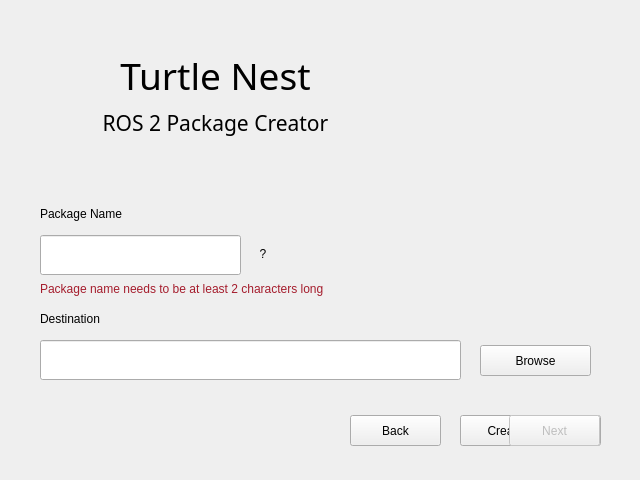
<?xml version="1.0" encoding="UTF-8"?>
<ui version="4.0">
 <class>MainWindow</class>
 <widget class="QDialog" name="MainWindow">
  <property name="geometry">
   <rect>
    <x>0</x>
    <y>0</y>
    <width>640</width>
    <height>480</height>
   </rect>
  </property>
  <property name="minimumSize">
   <size>
    <width>640</width>
    <height>480</height>
   </size>
  </property>
  <property name="maximumSize">
   <size>
    <width>640</width>
    <height>480</height>
   </size>
  </property>
  <property name="windowTitle">
   <string>MainWindow</string>
  </property>
  <widget class="QWidget" name="centralwidget" native="true">
   <property name="geometry">
    <rect>
     <x>0</x>
     <y>0</y>
     <width>641</width>
     <height>446</height>
    </rect>
   </property>
   <widget class="QPushButton" name="nextButton">
    <property name="enabled">
     <bool>false</bool>
    </property>
    <property name="geometry">
     <rect>
      <x>509</x>
      <y>415</y>
      <width>91</width>
      <height>31</height>
     </rect>
    </property>
    <property name="text">
     <string>Next</string>
    </property>
    <property name="role" stdset="0">
     <string>secondary</string>
    </property>
   </widget>
   <widget class="QStackedWidget" name="stackedWidget">
    <property name="enabled">
     <bool>true</bool>
    </property>
    <property name="geometry">
     <rect>
      <x>0</x>
      <y>0</y>
      <width>641</width>
      <height>401</height>
     </rect>
    </property>
    <property name="focusPolicy">
     <enum>Qt::ClickFocus</enum>
    </property>
    <property name="currentIndex">
     <number>0</number>
    </property>
    <widget class="QWidget" name="page_1">
     <widget class="QPushButton" name="browseButton">
      <property name="geometry">
       <rect>
        <x>480</x>
        <y>345</y>
        <width>111</width>
        <height>31</height>
       </rect>
      </property>
      <property name="styleSheet">
       <string notr="true"/>
      </property>
      <property name="text">
       <string>Browse</string>
      </property>
     </widget>
     <widget class="QLabel" name="workspaceText">
      <property name="geometry">
       <rect>
        <x>40</x>
        <y>310</y>
        <width>131</width>
        <height>18</height>
       </rect>
      </property>
      <property name="text">
       <string>Destination</string>
      </property>
     </widget>
     <widget class="QLabel" name="packageText">
      <property name="geometry">
       <rect>
        <x>40</x>
        <y>205</y>
        <width>101</width>
        <height>18</height>
       </rect>
      </property>
      <property name="text">
       <string>Package Name</string>
      </property>
     </widget>
     <widget class="QLineEdit" name="packageNameEdit">
      <property name="enabled">
       <bool>true</bool>
      </property>
      <property name="geometry">
       <rect>
        <x>40</x>
        <y>235</y>
        <width>201</width>
        <height>40</height>
       </rect>
      </property>
      <property name="maximumSize">
       <size>
        <width>16777215</width>
        <height>200</height>
       </size>
      </property>
      <property name="focusPolicy">
       <enum>Qt::StrongFocus</enum>
      </property>
      <property name="modernStyle" stdset="0">
       <bool>true</bool>
      </property>
     </widget>
     <widget class="QLineEdit" name="workspacePathEdit">
      <property name="enabled">
       <bool>true</bool>
      </property>
      <property name="geometry">
       <rect>
        <x>40</x>
        <y>340</y>
        <width>421</width>
        <height>40</height>
       </rect>
      </property>
      <property name="maximumSize">
       <size>
        <width>16777215</width>
        <height>200</height>
       </size>
      </property>
      <property name="focusPolicy">
       <enum>Qt::StrongFocus</enum>
      </property>
      <property name="styleSheet">
       <string notr="true"/>
      </property>
      <property name="readOnly">
       <bool>false</bool>
      </property>
      <property name="modernStyle" stdset="0">
       <bool>true</bool>
      </property>
     </widget>
     <widget class="QLabel" name="packageNameShortWarn">
      <property name="enabled">
       <bool>true</bool>
      </property>
      <property name="geometry">
       <rect>
        <x>40</x>
        <y>280</y>
        <width>461</width>
        <height>18</height>
       </rect>
      </property>
      <property name="styleSheet">
       <string notr="true">color: rgb(165, 29, 45);</string>
      </property>
      <property name="text">
       <string>Package name needs to be at least 2 characters long</string>
      </property>
     </widget>
     <widget class="QLabel" name="logo">
      <property name="geometry">
       <rect>
        <x>349</x>
        <y>20</y>
        <width>281</width>
        <height>281</height>
       </rect>
      </property>
      <property name="text">
       <string/>
      </property>
      <property name="pixmap">
       <pixmap resource="../resources.qrc">:/images/img/turtle_nest_logo-500x500.png</pixmap>
      </property>
      <property name="scaledContents">
       <bool>true</bool>
      </property>
     </widget>
     <widget class="QWidget" name="verticalLayoutWidget">
      <property name="geometry">
       <rect>
        <x>40</x>
        <y>50</y>
        <width>351</width>
        <height>88</height>
       </rect>
      </property>
      <layout class="QVBoxLayout" name="verticalLayout">
       <item>
        <widget class="QLabel" name="mainTitle">
         <property name="font">
          <font>
           <family>Sans Serif</family>
           <pointsize>28</pointsize>
           <italic>false</italic>
           <bold>false</bold>
           <kerning>true</kerning>
          </font>
         </property>
         <property name="styleSheet">
          <string notr="true">color: rgb(0, 0, 0);</string>
         </property>
         <property name="text">
          <string>Turtle Nest</string>
         </property>
         <property name="alignment">
          <set>Qt::AlignCenter</set>
         </property>
        </widget>
       </item>
       <item>
        <widget class="QLabel" name="title2">
         <property name="font">
          <font>
           <family>Sans Serif</family>
           <pointsize>16</pointsize>
          </font>
         </property>
         <property name="text">
          <string>ROS 2 Package Creator</string>
         </property>
         <property name="alignment">
          <set>Qt::AlignCenter</set>
         </property>
        </widget>
       </item>
      </layout>
     </widget>
     <widget class="QToolButton" name="pkgNameInfoButton">
      <property name="geometry">
       <rect>
        <x>250</x>
        <y>241</y>
        <width>26</width>
        <height>26</height>
       </rect>
      </property>
      <property name="toolTip">
       <string>&lt;!DOCTYPE HTML PUBLIC &quot;-//W3C//DTD HTML 4.0//EN&quot; &quot;http://www.w3.org/TR/REC-html40/strict.dtd&quot;&gt;
&lt;html&gt;&lt;head&gt;&lt;meta name=&quot;qrichtext&quot; content=&quot;1&quot; /&gt;&lt;meta charset=&quot;utf-8&quot; /&gt;&lt;style type=&quot;text/css&quot;&gt;
p, li { white-space: pre-wrap; }
hr { height: 1px; border-width: 0; }
li.unchecked::marker { content: &quot;\2610&quot;; }
li.checked::marker { content: &quot;\2612&quot;; }
&lt;/style&gt;&lt;/head&gt;&lt;body style=&quot; font-family:'Ubuntu Sans'; font-size:11pt; font-weight:400; font-style:normal;&quot;&gt;
&lt;p style=&quot; margin-top:12px; margin-bottom:12px; margin-left:0px; margin-right:0px; -qt-block-indent:0; text-indent:0px;&quot;&gt;Package name needs to:&lt;/p&gt;
&lt;p style=&quot; margin-top:12px; margin-bottom:12px; margin-left:0px; margin-right:0px; -qt-block-indent:0; text-indent:0px;&quot;&gt;• have only lowercase letters (a-z), digits (0-9), and underscores (_)&lt;/p&gt;
&lt;p style=&quot; margin-top:12px; margin-bottom:12px; margin-left:0px; margin-right:0px; -qt-block-indent:0; text-indent:0px;&quot;&gt;• be at least two characters long&lt;/p&gt;
&lt;p style=&quot; margin-top:12px; margin-bottom:12px; margin-left:0px; margin-right:0px; -qt-block-indent:0; text-indent:0px;&quot;&gt;• start with a letter&lt;/p&gt;&lt;/body&gt;&lt;/html&gt;</string>
      </property>
      <property name="styleSheet">
       <string notr="true">border: none;</string>
      </property>
      <property name="text">
       <string>?</string>
      </property>
      <property name="icon">
       <iconset resource="../resources.qrc">
        <normaloff>:/images/img/more-info-icon.svg</normaloff>:/images/img/more-info-icon.svg</iconset>
      </property>
      <property name="iconSize">
       <size>
        <width>24</width>
        <height>24</height>
       </size>
      </property>
      <property name="popupMode">
       <enum>QToolButton::DelayedPopup</enum>
      </property>
      <property name="toolButtonStyle">
       <enum>Qt::ToolButtonIconOnly</enum>
      </property>
      <property name="autoRaise">
       <bool>false</bool>
      </property>
     </widget>
    </widget>
    <widget class="QWidget" name="page_2">
     <widget class="QLabel" name="launchSuffixWarnLabel">
      <property name="geometry">
       <rect>
        <x>350</x>
        <y>250</y>
        <width>251</width>
        <height>61</height>
       </rect>
      </property>
      <property name="styleSheet">
       <string notr="true">color: rgb(26, 95, 180);</string>
      </property>
      <property name="text">
       <string>&quot;_launch&quot; suffix is recommended for ros2 launch to recognize the file for autocompletion</string>
      </property>
      <property name="wordWrap">
       <bool>true</bool>
      </property>
     </widget>
     <widget class="QWidget" name="verticalLayoutWidget_2">
      <property name="geometry">
       <rect>
        <x>40</x>
        <y>210</y>
        <width>261</width>
        <height>166</height>
       </rect>
      </property>
      <layout class="QVBoxLayout" name="nodeOptionsLayout">
       <property name="spacing">
        <number>10</number>
       </property>
       <property name="sizeConstraint">
        <enum>QLayout::SetFixedSize</enum>
       </property>
       <item>
        <widget class="QWidget" name="cppNodewidget" native="true">
         <layout class="QVBoxLayout" name="verticalLayout_3">
          <item>
           <widget class="QLabel" name="cppNodeNameLabel">
            <property name="text">
             <string>C++ Node Name (optional)</string>
            </property>
           </widget>
          </item>
          <item>
           <layout class="QHBoxLayout" name="horizontalLayout_2">
            <item>
             <widget class="QLineEdit" name="lineEditNodeNameCpp">
              <property name="enabled">
               <bool>true</bool>
              </property>
              <property name="minimumSize">
               <size>
                <width>201</width>
                <height>0</height>
               </size>
              </property>
              <property name="maximumSize">
               <size>
                <width>201</width>
                <height>16777215</height>
               </size>
              </property>
              <property name="focusPolicy">
               <enum>Qt::StrongFocus</enum>
              </property>
              <property name="text">
               <string/>
              </property>
              <property name="alignment">
               <set>Qt::AlignLeading|Qt::AlignLeft|Qt::AlignVCenter</set>
              </property>
              <property name="modernStyle" stdset="0">
               <bool>true</bool>
              </property>
             </widget>
            </item>
            <item>
             <widget class="QToolButton" name="cppNodeNameInfoButton">
              <property name="toolTip">
               <string>&lt;!DOCTYPE HTML PUBLIC &quot;-//W3C//DTD HTML 4.0//EN&quot; &quot;http://www.w3.org/TR/REC-html40/strict.dtd&quot;&gt;
&lt;html&gt;&lt;head&gt;&lt;meta name=&quot;qrichtext&quot; content=&quot;1&quot; /&gt;&lt;meta charset=&quot;utf-8&quot; /&gt;&lt;style type=&quot;text/css&quot;&gt;
p, li { white-space: pre-wrap; }
hr { height: 1px; border-width: 0; }
li.unchecked::marker { content: &quot;\2610&quot;; }
li.checked::marker { content: &quot;\2612&quot;; }
&lt;/style&gt;&lt;/head&gt;&lt;body style=&quot; font-family:'Ubuntu Sans'; font-size:11pt; font-weight:400; font-style:normal;&quot;&gt;
&lt;p style=&quot; margin-top:12px; margin-bottom:12px; margin-left:0px; margin-right:0px; -qt-block-indent:0; text-indent:0px;&quot;&gt;Node name needs to:&lt;/p&gt;
&lt;p style=&quot; margin-top:12px; margin-bottom:12px; margin-left:0px; margin-right:0px; -qt-block-indent:0; text-indent:0px;&quot;&gt;• have only lowercase letters (a-z), digits (0-9), and underscores (_)&lt;/p&gt;
&lt;p style=&quot; margin-top:12px; margin-bottom:12px; margin-left:0px; margin-right:0px; -qt-block-indent:0; text-indent:0px;&quot;&gt;• start with a letter&lt;/p&gt;&lt;/body&gt;&lt;/html&gt;</string>
              </property>
              <property name="styleSheet">
               <string notr="true">border: none;</string>
              </property>
              <property name="text">
               <string>?</string>
              </property>
              <property name="icon">
               <iconset resource="../resources.qrc">
                <normaloff>:/images/img/more-info-icon.svg</normaloff>:/images/img/more-info-icon.svg</iconset>
              </property>
              <property name="iconSize">
               <size>
                <width>24</width>
                <height>24</height>
               </size>
              </property>
              <property name="popupMode">
               <enum>QToolButton::DelayedPopup</enum>
              </property>
              <property name="toolButtonStyle">
               <enum>Qt::ToolButtonIconOnly</enum>
              </property>
              <property name="autoRaise">
               <bool>false</bool>
              </property>
             </widget>
            </item>
           </layout>
          </item>
         </layout>
        </widget>
       </item>
       <item>
        <widget class="QWidget" name="pythonNodeWidget" native="true">
         <layout class="QVBoxLayout" name="verticalLayout_4">
          <item>
           <widget class="QLabel" name="pythonNodeNameLabel">
            <property name="text">
             <string>Python Node Name (optional)</string>
            </property>
           </widget>
          </item>
          <item>
           <layout class="QHBoxLayout" name="horizontalLayout">
            <item>
             <widget class="QLineEdit" name="lineEditNodeNamePython">
              <property name="enabled">
               <bool>true</bool>
              </property>
              <property name="minimumSize">
               <size>
                <width>201</width>
                <height>0</height>
               </size>
              </property>
              <property name="maximumSize">
               <size>
                <width>201</width>
                <height>16777215</height>
               </size>
              </property>
              <property name="focusPolicy">
               <enum>Qt::StrongFocus</enum>
              </property>
              <property name="text">
               <string/>
              </property>
              <property name="alignment">
               <set>Qt::AlignLeading|Qt::AlignLeft|Qt::AlignVCenter</set>
              </property>
              <property name="modernStyle" stdset="0">
               <bool>true</bool>
              </property>
             </widget>
            </item>
            <item>
             <widget class="QToolButton" name="pythonNodeNameInfoButton">
              <property name="toolTip">
               <string>&lt;!DOCTYPE HTML PUBLIC &quot;-//W3C//DTD HTML 4.0//EN&quot; &quot;http://www.w3.org/TR/REC-html40/strict.dtd&quot;&gt;
&lt;html&gt;&lt;head&gt;&lt;meta name=&quot;qrichtext&quot; content=&quot;1&quot; /&gt;&lt;meta charset=&quot;utf-8&quot; /&gt;&lt;style type=&quot;text/css&quot;&gt;
p, li { white-space: pre-wrap; }
hr { height: 1px; border-width: 0; }
li.unchecked::marker { content: &quot;\2610&quot;; }
li.checked::marker { content: &quot;\2612&quot;; }
&lt;/style&gt;&lt;/head&gt;&lt;body style=&quot; font-family:'Ubuntu Sans'; font-size:11pt; font-weight:400; font-style:normal;&quot;&gt;
&lt;p style=&quot; margin-top:12px; margin-bottom:12px; margin-left:0px; margin-right:0px; -qt-block-indent:0; text-indent:0px;&quot;&gt;Node name needs to:&lt;/p&gt;
&lt;p style=&quot; margin-top:12px; margin-bottom:12px; margin-left:0px; margin-right:0px; -qt-block-indent:0; text-indent:0px;&quot;&gt;• have only lowercase letters (a-z), digits (0-9), and underscores (_)&lt;/p&gt;
&lt;p style=&quot; margin-top:12px; margin-bottom:12px; margin-left:0px; margin-right:0px; -qt-block-indent:0; text-indent:0px;&quot;&gt;• start with a letter&lt;/p&gt;&lt;/body&gt;&lt;/html&gt;</string>
              </property>
              <property name="styleSheet">
               <string notr="true">border: none;</string>
              </property>
              <property name="text">
               <string>?</string>
              </property>
              <property name="icon">
               <iconset resource="../resources.qrc">
                <normaloff>:/images/img/more-info-icon.svg</normaloff>:/images/img/more-info-icon.svg</iconset>
              </property>
              <property name="iconSize">
               <size>
                <width>24</width>
                <height>24</height>
               </size>
              </property>
              <property name="popupMode">
               <enum>QToolButton::DelayedPopup</enum>
              </property>
              <property name="toolButtonStyle">
               <enum>Qt::ToolButtonIconOnly</enum>
              </property>
              <property name="autoRaise">
               <bool>false</bool>
              </property>
             </widget>
            </item>
           </layout>
          </item>
         </layout>
        </widget>
       </item>
      </layout>
     </widget>
     <widget class="QGroupBox" name="packageTypeBox">
      <property name="geometry">
       <rect>
        <x>40</x>
        <y>40</y>
        <width>251</width>
        <height>151</height>
       </rect>
      </property>
      <property name="title">
       <string>Package Type</string>
      </property>
      <layout class="QVBoxLayout" name="verticalLayout_5">
       <item>
        <widget class="QRadioButton" name="typeCPPButton">
         <property name="text">
          <string>C++</string>
         </property>
         <property name="checked">
          <bool>true</bool>
         </property>
        </widget>
       </item>
       <item>
        <widget class="QRadioButton" name="typePythonButton">
         <property name="text">
          <string>Python</string>
         </property>
        </widget>
       </item>
       <item>
        <widget class="QRadioButton" name="typeMixedButton">
         <property name="text">
          <string>Mixed: C++ and Python</string>
         </property>
        </widget>
       </item>
       <item>
        <widget class="QRadioButton" name="typeMsgsButton">
         <property name="text">
          <string>Custom Msg Interfaces</string>
         </property>
        </widget>
       </item>
      </layout>
     </widget>
     <widget class="QWidget" name="paramLaunchWidget" native="true">
      <property name="geometry">
       <rect>
        <x>340</x>
        <y>40</y>
        <width>271</width>
        <height>191</height>
       </rect>
      </property>
      <layout class="QVBoxLayout" name="verticalLayout_8">
       <item>
        <layout class="QVBoxLayout" name="verticalLayout_6">
         <item>
          <widget class="QCheckBox" name="checkboxCreateParams">
           <property name="text">
            <string>Create Parameter File</string>
           </property>
          </widget>
         </item>
         <item>
          <layout class="QHBoxLayout" name="horizontalLayout_3">
           <item>
            <widget class="QLineEdit" name="lineEditParamsName">
             <property name="enabled">
              <bool>false</bool>
             </property>
             <property name="focusPolicy">
              <enum>Qt::StrongFocus</enum>
             </property>
             <property name="alignment">
              <set>Qt::AlignLeading|Qt::AlignLeft|Qt::AlignVCenter</set>
             </property>
             <property name="modernStyle" stdset="0">
              <bool>true</bool>
             </property>
            </widget>
           </item>
           <item>
            <widget class="QToolButton" name="paramsNameInfoButton">
             <property name="toolTip">
              <string>&lt;!DOCTYPE HTML PUBLIC &quot;-//W3C//DTD HTML 4.0//EN&quot; &quot;http://www.w3.org/TR/REC-html40/strict.dtd&quot;&gt;
&lt;html&gt;&lt;head&gt;&lt;meta name=&quot;qrichtext&quot; content=&quot;1&quot; /&gt;&lt;meta charset=&quot;utf-8&quot; /&gt;&lt;style type=&quot;text/css&quot;&gt;
p, li { white-space: pre-wrap; }
hr { height: 1px; border-width: 0; }
li.unchecked::marker { content: &quot;\2610&quot;; }
li.checked::marker { content: &quot;\2612&quot;; }
&lt;/style&gt;&lt;/head&gt;&lt;body style=&quot; font-family:'Ubuntu Sans'; font-size:11pt; font-weight:400; font-style:normal;&quot;&gt;
&lt;p style=&quot; margin-top:12px; margin-bottom:12px; margin-left:0px; margin-right:0px; -qt-block-indent:0; text-indent:0px;&quot;&gt;Creates a YAML parameter file to store all the Node parameters.&lt;/p&gt;
&lt;p style=&quot; margin-top:12px; margin-bottom:12px; margin-left:0px; margin-right:0px; -qt-block-indent:0; text-indent:0px;&quot;&gt;Parameter file name needs to:&lt;/p&gt;
&lt;p style=&quot; margin-top:12px; margin-bottom:12px; margin-left:0px; margin-right:0px; -qt-block-indent:0; text-indent:0px;&quot;&gt;• have only lowercase letters (a-z), digits (0-9), and underscores (_)&lt;/p&gt;
&lt;p style=&quot; margin-top:12px; margin-bottom:12px; margin-left:0px; margin-right:0px; -qt-block-indent:0; text-indent:0px;&quot;&gt;• start with a letter&lt;/p&gt;&lt;/body&gt;&lt;/html&gt;</string>
             </property>
             <property name="styleSheet">
              <string notr="true">border: none;</string>
             </property>
             <property name="text">
              <string>?</string>
             </property>
             <property name="icon">
              <iconset resource="../resources.qrc">
               <normaloff>:/images/img/more-info-icon.svg</normaloff>:/images/img/more-info-icon.svg</iconset>
             </property>
             <property name="iconSize">
              <size>
               <width>24</width>
               <height>24</height>
              </size>
             </property>
             <property name="popupMode">
              <enum>QToolButton::DelayedPopup</enum>
             </property>
             <property name="toolButtonStyle">
              <enum>Qt::ToolButtonIconOnly</enum>
             </property>
             <property name="autoRaise">
              <bool>false</bool>
             </property>
            </widget>
           </item>
          </layout>
         </item>
         <item>
          <spacer name="verticalSpacer">
           <property name="orientation">
            <enum>Qt::Vertical</enum>
           </property>
           <property name="sizeHint" stdset="0">
            <size>
             <width>20</width>
             <height>40</height>
            </size>
           </property>
          </spacer>
         </item>
         <item>
          <layout class="QVBoxLayout" name="verticalLayout_7">
           <item>
            <widget class="QCheckBox" name="checkboxCreateLaunch">
             <property name="text">
              <string>Create Launch File</string>
             </property>
            </widget>
           </item>
           <item>
            <layout class="QHBoxLayout" name="horizontalLayout_4">
             <item>
              <widget class="QLineEdit" name="lineEditLaunchName">
               <property name="enabled">
                <bool>false</bool>
               </property>
               <property name="focusPolicy">
                <enum>Qt::StrongFocus</enum>
               </property>
               <property name="alignment">
                <set>Qt::AlignLeading|Qt::AlignLeft|Qt::AlignVCenter</set>
               </property>
               <property name="modernStyle" stdset="0">
                <bool>true</bool>
               </property>
              </widget>
             </item>
             <item>
              <widget class="QToolButton" name="launchNameInfoButton">
               <property name="toolTip">
                <string>&lt;!DOCTYPE HTML PUBLIC &quot;-//W3C//DTD HTML 4.0//EN&quot; &quot;http://www.w3.org/TR/REC-html40/strict.dtd&quot;&gt;
&lt;html&gt;&lt;head&gt;&lt;meta name=&quot;qrichtext&quot; content=&quot;1&quot; /&gt;&lt;meta charset=&quot;utf-8&quot; /&gt;&lt;style type=&quot;text/css&quot;&gt;
p, li { white-space: pre-wrap; }
hr { height: 1px; border-width: 0; }
li.unchecked::marker { content: &quot;\2610&quot;; }
li.checked::marker { content: &quot;\2612&quot;; }
&lt;/style&gt;&lt;/head&gt;&lt;body style=&quot; font-family:'Ubuntu Sans'; font-size:11pt; font-weight:400; font-style:normal;&quot;&gt;
&lt;p style=&quot; margin-top:12px; margin-bottom:12px; margin-left:0px; margin-right:0px; -qt-block-indent:0; text-indent:0px;&quot;&gt;Launch file name needs to:&lt;/p&gt;
&lt;p style=&quot; margin-top:12px; margin-bottom:12px; margin-left:0px; margin-right:0px; -qt-block-indent:0; text-indent:0px;&quot;&gt;• have only lowercase letters (a-z), digits (0-9), and underscores (_)&lt;/p&gt;
&lt;p style=&quot; margin-top:12px; margin-bottom:12px; margin-left:0px; margin-right:0px; -qt-block-indent:0; text-indent:0px;&quot;&gt;• start with a letter&lt;/p&gt;
&lt;p style=&quot; margin-top:0px; margin-bottom:0px; margin-left:0px; margin-right:0px; -qt-block-indent:0; text-indent:0px;&quot;&gt;It is recommended to have &amp;quot;_launch&amp;quot; suffix for 'ros2 launch' to recognize the file for autocompletion&lt;/p&gt;&lt;/body&gt;&lt;/html&gt;</string>
               </property>
               <property name="styleSheet">
                <string notr="true">border: none;</string>
               </property>
               <property name="text">
                <string>?</string>
               </property>
               <property name="icon">
                <iconset resource="../resources.qrc">
                 <normaloff>:/images/img/more-info-icon.svg</normaloff>:/images/img/more-info-icon.svg</iconset>
               </property>
               <property name="iconSize">
                <size>
                 <width>24</width>
                 <height>24</height>
                </size>
               </property>
               <property name="popupMode">
                <enum>QToolButton::DelayedPopup</enum>
               </property>
               <property name="toolButtonStyle">
                <enum>Qt::ToolButtonIconOnly</enum>
               </property>
               <property name="autoRaise">
                <bool>false</bool>
               </property>
              </widget>
             </item>
            </layout>
           </item>
          </layout>
         </item>
        </layout>
       </item>
      </layout>
     </widget>
     <widget class="Line" name="line">
      <property name="geometry">
       <rect>
        <x>320</x>
        <y>50</y>
        <width>3</width>
        <height>300</height>
       </rect>
      </property>
      <property name="orientation">
       <enum>Qt::Vertical</enum>
      </property>
     </widget>
    </widget>
    <widget class="QWidget" name="page_3">
     <widget class="QLabel" name="label">
      <property name="geometry">
       <rect>
        <x>40</x>
        <y>60</y>
        <width>241</width>
        <height>18</height>
       </rect>
      </property>
      <property name="text">
       <string>Maintainer Name (optional)</string>
      </property>
     </widget>
     <widget class="QLabel" name="label_2">
      <property name="geometry">
       <rect>
        <x>40</x>
        <y>150</y>
        <width>231</width>
        <height>18</height>
       </rect>
      </property>
      <property name="text">
       <string>Maintainer Email (optional)</string>
      </property>
     </widget>
     <widget class="QPlainTextEdit" name="descriptionEdit">
      <property name="geometry">
       <rect>
        <x>40</x>
        <y>290</y>
        <width>241</width>
        <height>111</height>
       </rect>
      </property>
      <property name="focusPolicy">
       <enum>Qt::StrongFocus</enum>
      </property>
      <property name="tabChangesFocus">
       <bool>false</bool>
      </property>
     </widget>
     <widget class="QLabel" name="label_3">
      <property name="geometry">
       <rect>
        <x>40</x>
        <y>260</y>
        <width>241</width>
        <height>18</height>
       </rect>
      </property>
      <property name="text">
       <string>Package Description (optional)</string>
      </property>
     </widget>
     <widget class="QLineEdit" name="maintainerEdit">
      <property name="geometry">
       <rect>
        <x>40</x>
        <y>90</y>
        <width>241</width>
        <height>40</height>
       </rect>
      </property>
      <property name="focusPolicy">
       <enum>Qt::StrongFocus</enum>
      </property>
      <property name="modernStyle" stdset="0">
       <bool>true</bool>
      </property>
     </widget>
     <widget class="QLineEdit" name="emailEdit">
      <property name="geometry">
       <rect>
        <x>40</x>
        <y>180</y>
        <width>241</width>
        <height>40</height>
       </rect>
      </property>
      <property name="focusPolicy">
       <enum>Qt::StrongFocus</enum>
      </property>
      <property name="modernStyle" stdset="0">
       <bool>true</bool>
      </property>
     </widget>
     <widget class="QLabel" name="label_4">
      <property name="geometry">
       <rect>
        <x>350</x>
        <y>60</y>
        <width>211</width>
        <height>18</height>
       </rect>
      </property>
      <property name="text">
       <string>Package License (optional)</string>
      </property>
     </widget>
     <widget class="QListWidget" name="licenseList">
      <property name="geometry">
       <rect>
        <x>350</x>
        <y>90</y>
        <width>241</width>
        <height>192</height>
       </rect>
      </property>
      <property name="currentRow">
       <number>0</number>
      </property>
      <item>
       <property name="text">
        <string>No License</string>
       </property>
      </item>
      <item>
       <property name="text">
        <string>Apache-2.0 (recommended)</string>
       </property>
      </item>
      <item>
       <property name="text">
        <string>BSL-1.0</string>
       </property>
      </item>
      <item>
       <property name="text">
        <string>BSD-2.0</string>
       </property>
      </item>
      <item>
       <property name="text">
        <string>BSD-2-Clause</string>
       </property>
      </item>
      <item>
       <property name="text">
        <string>BSD-3-Clause</string>
       </property>
      </item>
      <item>
       <property name="text">
        <string>GPL-3.0-only</string>
       </property>
      </item>
      <item>
       <property name="text">
        <string>LGPL-3.0-only</string>
       </property>
      </item>
      <item>
       <property name="text">
        <string>MIT</string>
       </property>
      </item>
      <item>
       <property name="text">
        <string>MIT-0</string>
       </property>
      </item>
     </widget>
     <widget class="QLabel" name="invalidEmailLabel">
      <property name="enabled">
       <bool>true</bool>
      </property>
      <property name="geometry">
       <rect>
        <x>40</x>
        <y>230</y>
        <width>171</width>
        <height>18</height>
       </rect>
      </property>
      <property name="styleSheet">
       <string notr="true">color: rgb(165, 29, 45);</string>
      </property>
      <property name="text">
       <string>Invalid email address!</string>
      </property>
     </widget>
    </widget>
   </widget>
   <widget class="QPushButton" name="backButton">
    <property name="enabled">
     <bool>true</bool>
    </property>
    <property name="geometry">
     <rect>
      <x>350</x>
      <y>415</y>
      <width>91</width>
      <height>31</height>
     </rect>
    </property>
    <property name="text">
     <string>Back</string>
    </property>
   </widget>
   <widget class="QPushButton" name="createPackageButton">
    <property name="geometry">
     <rect>
      <x>460</x>
      <y>415</y>
      <width>141</width>
      <height>31</height>
     </rect>
    </property>
    <property name="text">
     <string>Create Package</string>
    </property>
    <property name="role" stdset="0">
     <string>primary</string>
    </property>
   </widget>
   <zorder>createPackageButton</zorder>
   <zorder>stackedWidget</zorder>
   <zorder>nextButton</zorder>
   <zorder>backButton</zorder>
  </widget>
 </widget>
 <resources>
  <include location="../resources.qrc"/>
 </resources>
 <connections/>
</ui>
